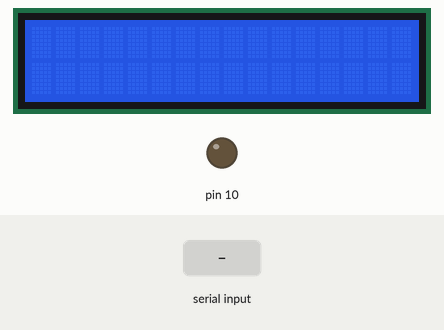
Bench run of a sketch on a simulated Arduino Uno, built with avr-gcc and run on an emulated ATmega328P. Parts: 16×2 character LCD, output pins drawn as LEDs (lit = HIGH). The test bench sets the inputs (shaded band). What the sketch prints to the serial monitor is not drawn.

Above: at 1.2 s.
1.3 s: "2" received over Serial
At 2.5 s:
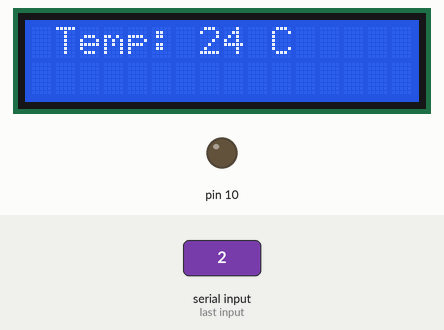
2.8 s: "1" received over Serial
At 3.7 s:
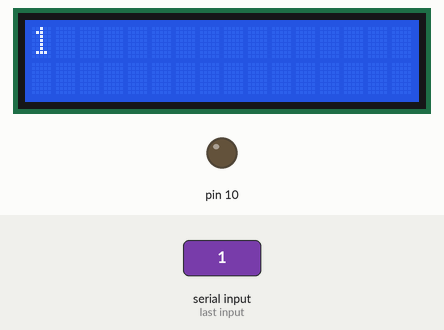
4.3 s: "0" received over Serial
At 4.9 s:
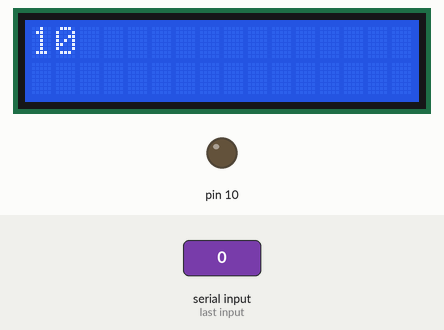
Timing chart, 0 to 7.3 s (numbered marks = the images above; inputs shaded):
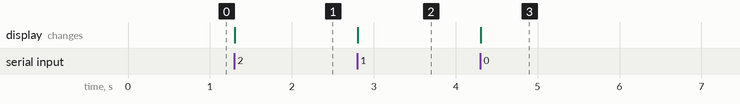

Measured:
- after the input at 1.3 s, the display: changes at once (image 1)
- after the input at 2.8 s, the display: changes at once (image 2)
- after the input at 4.3 s, the display: changes at once (image 3)

The sketch:

PantallaLCD.ino
```cpp
#include <LiquidCrystal.h>            // incluimos la libreria LCD
LiquidCrystal lcd(12, 11, 5, 4, 3, 2);// inicializamos los pines
String msg="";
char input;
int Ana1 = A0; //Entrada analogica de LM35
int Temp = 0;
char Grados = 'C';

void setup() {
  //Iniciamos la comunicación con el puerto serie
  lcd.begin(16, 2);
  pinMode(10,OUTPUT);
  //Cofiguramos el tamaño de la LCD
  Serial.begin(9600);
}

void loop() {
  //En caso que haya información en el Serial Port, se entra en esta estructura
  if (Serial.available()) {
    input = Serial.read();
    msg += input;
    if(input == '2'){
        lcd.clear();
        Temp = analogRead(Ana1); //Leemos el valor de la entrada analogica
        // Primero transformamos la lectura analógica de tensión a un valor de temperatura
        Temp = (5.0 * Temp * 100.0)/1024.0;
        Serial.print("Grados: ");//Mostramos los grados en el serial
        Serial.print(Temp);
        Serial.print(Grados);
        Serial.println("C");

        //Mostramos los grados en la pantalla LCD
        lcd.setCursor(1,0); //Con este comando decimos en que linea queremos escribir
        lcd.print("Temp: ");
        lcd.print(Temp);
        lcd.print(" C");
        delay(1000); //Al ser temperatura no hace falta leerlo tan seguido
        msg="";
    } else {
          lcd.clear();
          lcd.print(msg);
        }
    }
}
```
